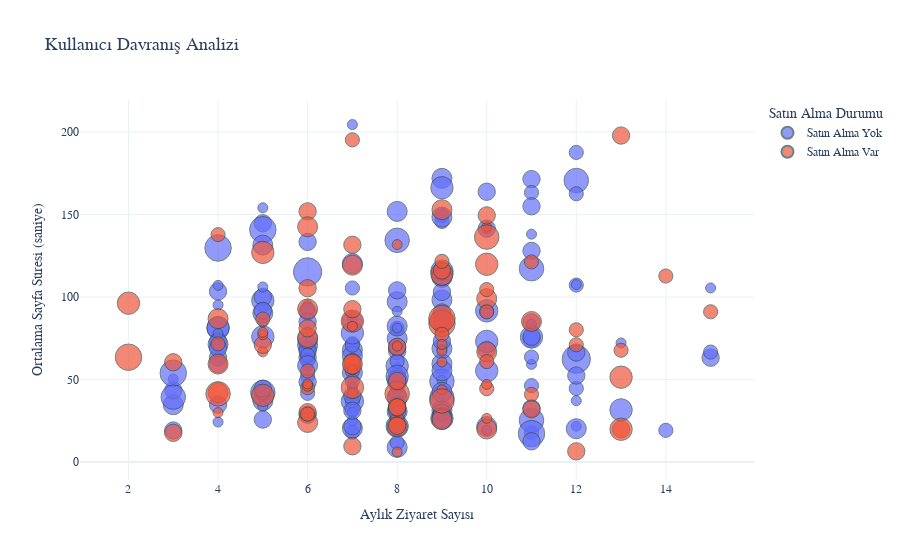

Notebook cell for this chart:
### Markdown cell above
Etkileşimli Dağılım Grafiği (Scatter Plot)

### Code cell
import plotly.express as px
import pandas as pd
import numpy as np

# Yapay veri oluşturma - E-ticaret kullanıcıları
np.random.seed(42)
kullanici_sayisi = 300

veri = {
    'Ziyaret_Sayisi': np.random.poisson(lam=8, size=kullanici_sayisi),
    'Ortalama_Sure': np.random.gamma(shape=3, scale=25, size=kullanici_sayisi),
    'Sepet_Ekleme': np.random.poisson(lam=3, size=kullanici_sayisi),
    'Satın_Alma': np.random.binomial(n=1, p=0.3, size=kullanici_sayisi),
    'Cinsiyet': np.random.choice(['Erkek', 'Kadın'], size=kullanici_sayisi, p=[0.48, 0.52])
}

df = pd.DataFrame(veri)

# Satın alma olasılığını hesapla
df['Satın_Alma_Olasiligi'] = df['Satın_Alma'].map({0: 'Satın Alma Yok', 1: 'Satın Alma Var'})

# Etkileşimli dağılım grafiği
fig = px.scatter(df,
                 x='Ziyaret_Sayisi',
                 y='Ortalama_Sure',
                 size='Sepet_Ekleme',
                 color='Satın_Alma_Olasiligi',
                 hover_name='Cinsiyet',
                 title='Kullanıcı Davranış Analizi',
                 labels={
                     'Ziyaret_Sayisi': 'Aylık Ziyaret Sayısı',
                     'Ortalama_Sure': 'Ortalama Sayfa Süresi (saniye)',
                     'Sepet_Ekleme': 'Sepete Eklenen Ürün Sayısı'
                 },
                 template='plotly_white')

# Grafik düzenini iyileştirme
fig.update_traces(marker=dict(line=dict(width=1, color='DarkSlateGrey')),
                  selector=dict(mode='markers'))
fig.update_layout(
    legend_title_text='Satın Alma Durumu',
    font=dict(family="Arial", size=12),
    title_font_size=18
)

fig.show()

### Figure 1 — Plotly figure (JSON) as saved in the notebook; plotly's stock layout.template omitted (floating-point values rounded to 4 significant figures; data arrays with more than 128 entries replaced by an {"elided": "..."} marker saying what was removed)
{"data": [{"hovertemplate": "<b>%{hovertext}</b><br><br>Satın_Alma_Olasiligi=Satın Alma Yok<br>Aylık Ziyaret Sayısı=%{x}<br>Ortalama Sayfa Süresi (saniye)=%{y}<br>Sepete Eklenen Ürün Sayısı=%{marker.size}<extra></extra>", "hovertext": {"elided": "202 str values"}, "legendgroup": "Satın Alma Yok", "marker": {"color": "#636efa", "line": {"color": "DarkSlateGrey", "width": 1}, "size": {"elided": "202 int values"}, "sizemode": "area", "sizeref": 0.02, "symbol": "circle"}, "mode": "markers", "name": "Satın Alma Yok", "orientation": "v", "showlegend": true, "type": "scatter", "x": {"elided": "202 int values"}, "xaxis": "x", "y": {"elided": "202 float values"}, "yaxis": "y"}, {"hovertemplate": "<b>%{hovertext}</b><br><br>Satın_Alma_Olasiligi=Satın Alma Var<br>Aylık Ziyaret Sayısı=%{x}<br>Ortalama Sayfa Süresi (saniye)=%{y}<br>Sepete Eklenen Ürün Sayısı=%{marker.size}<extra></extra>", "hovertext": ["Kadın", "Erkek", "Erkek", "Kadın", "Kadın", "Erkek", "Erkek", "Erkek", "Kadın", "Erkek", "Kadın", "Kadın", "Kadın", "Erkek", "Kadın", "Kadın", "Erkek", "Erkek", "Erkek", "Erkek", "Kadın", "Erkek", "Kadın", "Kadın", "Erkek", "Kadın", "Erkek", "Kadın", "Erkek", "Kadın", "Kadın", "Erkek", "Erkek", "Erkek", "Kadın", "Kadın", "Erkek", "Kadın", "Erkek", "Erkek", "Kadın", "Kadın", "Erkek", "Kadın", "Kadın", "Kadın", "Kadın", "Erkek", "Kadın", "Erkek", "Kadın", "Kadın", "Kadın", "Erkek", "Kadın", "Kadın", "Kadın", "Erkek", "Erkek", "Kadın", "Kadın", "Kadın", "Kadın", "Kadın", "Kadın", "Erkek", "Kadın", "Erkek", "Kadın", "Erkek", "Erkek", "Kadın", "Kadın", "Kadın", "Kadın", "Kadın", "Kadın", "Erkek", "Kadın", "Erkek", "Erkek", "Kadın", "Kadın", "Erkek", "Erkek", "Kadın", "Erkek", "Kadın", "Kadın", "Erkek", "Erkek", "Erkek", "Kadın", "Erkek", "Erkek", "Kadın", "Kadın", "Erkek"], "legendgroup": "Satın Alma Var", "marker": {"color": "#EF553B", "line": {"color": "DarkSlateGrey", "width": 1}, "size": [3, 4, 2, 3, 3, 7, 2, 7, 4, 5, 3, 1, 3, 2, 2, 6, 2, 4, 5, 4, 3, 4, 2, 2, 2, 4, 0, 5, 1, 5, 4, 5, 1, 4, 2, 3, 3, 3, 3, 2, 2, 3, 2, 1, 5, 2, 1, 7, 6, 1, 3, 1, 1, 3, 3, 1, 2, 1, 3, 3, 1, 3, 1, 5, 1, 3, 6, 4, 4, 3, 5, 4, 4, 2, 3, 4, 4, 2, 1, 1, 2, 2, 5, 2, 3, 1, 3, 1, 2, 4, 0, 4, 2, 3, 1, 6, 1, 2], "sizemode": "area", "sizeref": 0.02, "symbol": "circle"}, "mode": "markers", "name": "Satın Alma Var", "orientation": "v", "showlegend": true, "type": "scatter", "x": [6, 6, 4, 6, 12, 2, 15, 9, 6, 2, 3, 5, 13, 10, 5, 8, 13, 6, 5, 9, 7, 4, 7, 8, 6, 8, 7, 9, 10, 13, 9, 7, 6, 10, 11, 8, 11, 7, 5, 10, 11, 9, 9, 10, 10, 14, 7, 9, 10, 5, 8, 9, 8, 8, 7, 9, 6, 6, 8, 3, 8, 7, 5, 13, 9, 6, 9, 4, 6, 13, 5, 10, 10, 9, 6, 7, 11, 10, 9, 7, 12, 10, 7, 4, 7, 10, 8, 8, 6, 4, 7, 7, 7, 10, 4, 4, 7, 12], "xaxis": "x", "y": [151.9, 24.03, 71.64, 30.27, 6.547, 63.56, 91.09, 84.05, 142.6, 96.28, 60.51, 66.82, 19.87, 44.5, 86.67, 41.48, 67.76, 92.86, 127.1, 152.9, 58.55, 42.11, 60.58, 25.47, 45.12, 21.48, 184.8, 113.9, 142.5, 51.45, 25.87, 85.45, 45.91, 99.0, 41.04, 33.01, 32.02, 92.67, 71.06, 104.6, 121.3, 116.1, 121.6, 47.09, 119.9, 112.7, 41.6, 87.01, 136.4, 77.12, 33.3, 43.81, 131.8, 21.97, 60.67, 60.59, 29.04, 47.35, 69.88, 17.75, 70.31, 131.7, 78.62, 19.92, 67.31, 105.4, 37.07, 86.9, 75.47, 197.9, 40.48, 20.07, 66.83, 77.5, 81.07, 119.3, 85.21, 90.97, 71.35, 55.84, 71.08, 60.88, 45.27, 137.8, 9.606, 26.49, 49.17, 6.155, 55.24, 59.41, 74.8, 59.33, 195.2, 149.5, 30.01, 41.36, 82.28, 80.17], "yaxis": "y"}], "layout": {"font": {"family": "Arial", "size": 12}, "legend": {"itemsizing": "constant", "title": {"text": "Satın Alma Durumu"}, "tracegroupgap": 0}, "title": {"font": {"size": 18}, "text": "Kullanıcı Davranış Analizi"}, "xaxis": {"anchor": "y", "domain": [0, 1], "title": {"text": "Aylık Ziyaret Sayısı"}}, "yaxis": {"anchor": "x", "domain": [0, 1], "title": {"text": "Ortalama Sayfa Süresi (saniye)"}}}}
